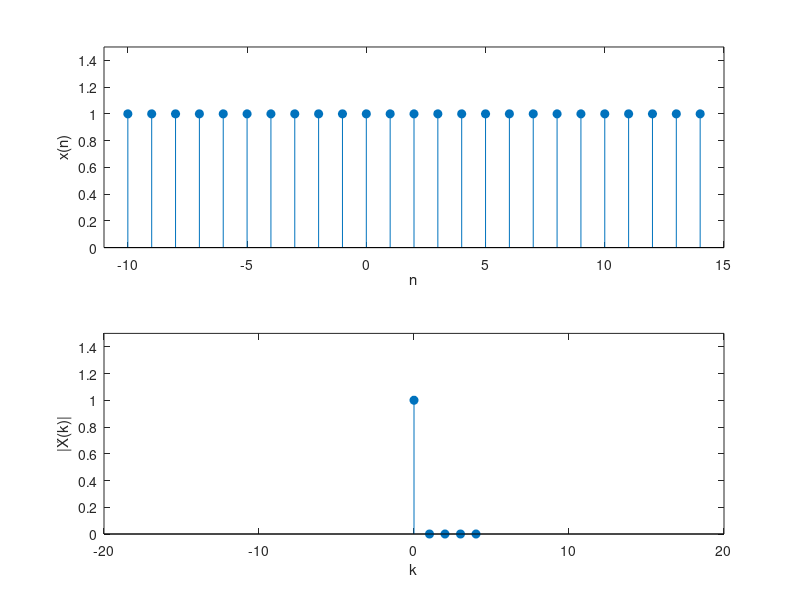
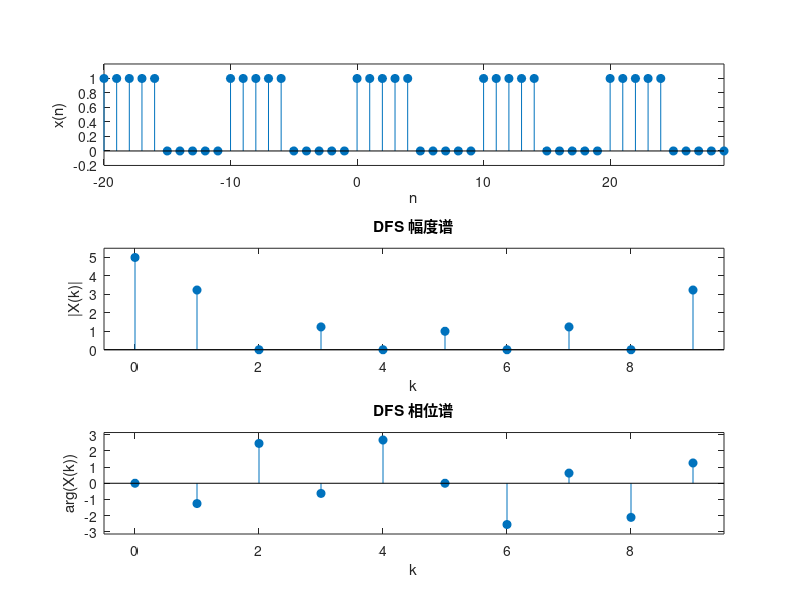

These figures' MATLAB source, in order:
clc;clear;

%% 实验内容一 例3.1
N = 5;  % 周期为 5 
n = -10:14;
m = mod(n, N);
R5 = ones(1, N);
x = R5(m + 1);

subplot(2, 1, 1);
stem(n, x,'filled');
xlabel('n');
ylabel('x(n)');
ylim([0, 1.5]);
xlim([-11, 15]);

% 计算周期序列的DFS；
k = 0:N-1;
omega = 2*pi*k/N;
b = R5;
a = 1;
[H, ~] = freqz(b, a, omega);
Xk_DFS = H / N;
k_extended = 0 : N - 1;
m_k = mod(k_extended, N);
Xk_extended = Xk_DFS(m_k + 1);

subplot(2, 1, 2);
stem(k_extended, abs(Xk_extended), 'filled');
xlabel('k');
ylabel('|X̃(k)|');
ylim([0, 1.5]);
xlim([-20, 20]);

%% 实验内容二 例3.2
% 生成周期为N = 10 的矩形脉冲序列
N2 = 10;
x_one_period = [ones(1, 5), zeros(1, 5)];
n2 = -20:29;
m2 = mod(n2, N2);
x2 = x_one_period(m2 + 1);

% 时域图
figure;
subplot(3, 1, 1);
stem(n2, x2, 'filled');
xlabel('n');
ylabel('x(n)');
ylim([-0.2, 1.2]);
xlim([min(n2), max(n2)]);

% 用矩阵法计算DFS
k2 = 0:N2-1;
% 生成旋转因子矩阵
[k_grid, n_grid] = meshgrid(k2, 0:N2-1);
W_N = exp(-1j * 2 * pi /N2);
W_matrix = W_N .^ (k_grid .* n_grid);
% 计算DFS系数
Xk_DFS2 = x_one_period * W_matrix;

% 绘制DFS幅度谱
subplot(3, 1, 2);
stem(k2, abs(Xk_DFS2), 'filled');
xlabel('k');
ylabel('|X(k)|');
title('DFS 幅度谱');
ylim([0, 1.1 * max(abs(Xk_DFS2))]);
xlim([-0.5, N2-0.5]);

% 绘制DFS相位谱
subplot(3, 1, 3);
stem(k2, angle(Xk_DFS2), 'filled');
xlabel('k');
ylabel('arg(X(k))');
title('DFS 相位谱');
ylim([-pi, pi]);
xlim([-0.5, N2-0.5]);
